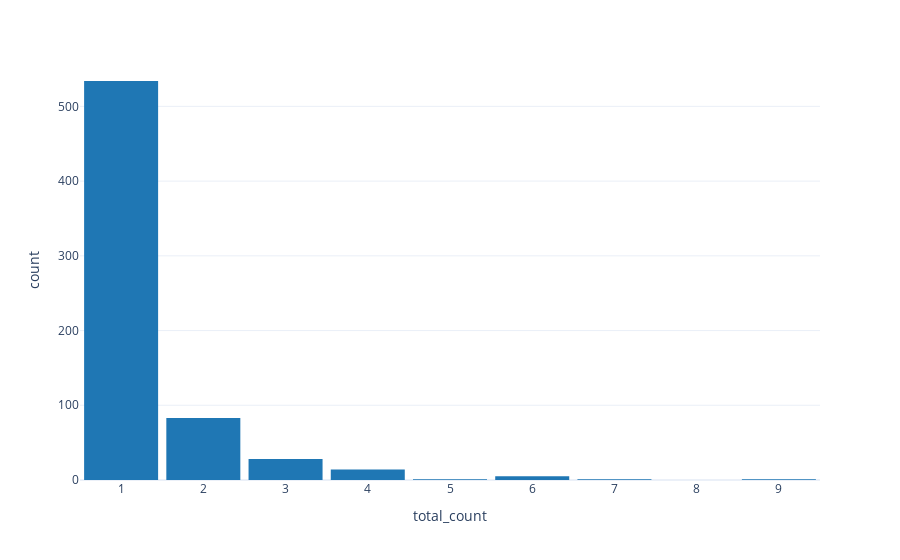

Here is the notebook cell this chart was saved with:
### Code cell
fig = px.histogram(df_groupby, 
                   x='total_count', 
                   template='plotly_white',
                   color_discrete_sequence=px.colors.qualitative.D3
                  )

fig.update_layout(
    bargap=0.1, # gap between bars of adjacent location coordinates
)

fig.show()

### Figure 1 — Plotly figure (JSON) as saved in the notebook; plotly's stock layout.template omitted (floating-point values rounded to 4 significant figures; data arrays with more than 128 entries replaced by an {"elided": "..."} marker saying what was removed)
{"data": [{"bingroup": "x", "hovertemplate": "total_count=%{x}<br>count=%{y}<extra></extra>", "legendgroup": "", "marker": {"color": "#1F77B4", "pattern": {"shape": ""}}, "name": "", "orientation": "v", "showlegend": false, "type": "histogram", "x": {"elided": "667 int values"}, "xaxis": "x", "yaxis": "y"}], "layout": {"bargap": 0.1, "barmode": "relative", "legend": {"tracegroupgap": 0}, "margin": {"t": 60}, "xaxis": {"anchor": "y", "domain": [0, 1], "title": {"text": "total_count"}}, "yaxis": {"anchor": "x", "domain": [0, 1], "title": {"text": "count"}}}}
